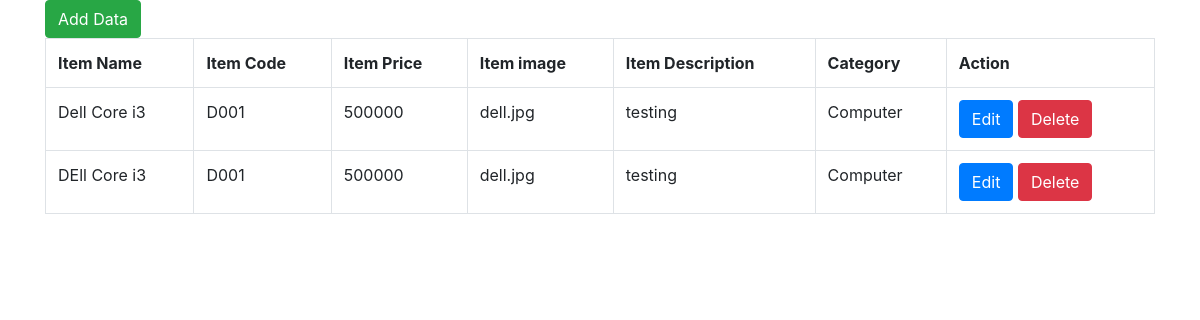
Before: / with the older database file.
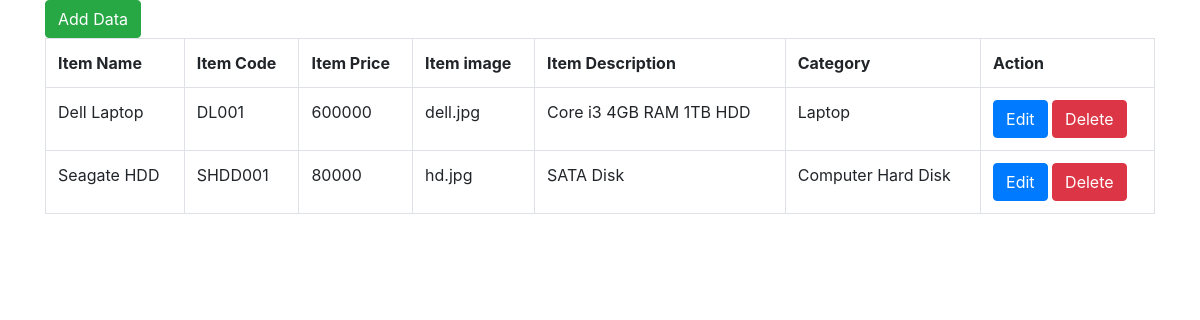
After: the same page with the newer database file.
### tables this page shows
CREATE TABLE `items` (
  `id` int(11) NOT NULL,
  `item_name` varchar(255) NOT NULL,
  `item_code` varchar(255) NOT NULL,
  `item_price` int(11) NOT NULL,
  `item_image` varchar(255) NOT NULL,
  `item_description` text NOT NULL,
  `item_remark` varchar(255) NOT NULL,
  `category_id` int(11) NOT NULL
);

CREATE TABLE `categories` (
  `id` int(11) NOT NULL,
  `category_name` varchar(255) NOT NULL
);

### index.php (the view, shortened to what this page needs)
<?php
    include('header.php');
    $sql = "SELECT items.*,categories.category_name FROM items INNER JOIN categories ON items.category_id = categories.id";
    $result = mysqli_query($con,$sql);
?>
      <div class="container">
        <div class="row">
            <div class="col-md-12">
                <a href="create.php" class="btn btn-success">Add Data</a>
            </div>
        </div>
        <div class="row">
            <div class="col-md-12">
                <table class="table table-bordered">
                    <tr>
                        <th>Item Name</th>
                        <th>Item Code</th>
                        <th>Item Price</th>
                        <th>Item image</th>
                        <th>Item Description</th>
                        <th>Category</th>
                        <th>Action</th>
                    </tr>
                    <?php while($row = mysqli_fetch_assoc($result)){
                    ?>
                        <tr>
                            <td><?php echo $row['item_name'];?></td>
                            <td><?php echo $row['item_code'];?></td>
                            <td><?php echo $row['item_price'];?></td>
                            <td><?php echo $row['item_image'];?></td>
                            <td><?php echo $row['item_description'];?></td>
                            <td><?php echo $row['category_name'];?></td>
                            <td>
                                <a href="#" class="btn btn-primary">Edit</a>
                                <a href="delete.php?id=<?php echo $row['id'];?>" class="btn btn-danger">Delete</a>
                            </td>
                        </tr>
                    <?php
                    }
                    ?>
                </table>
            </div>
        </div>
      </div>
<?php include('footer.php');?>

### header.php (shortened to what this page needs)
<!doctype html>
<html lang="en">
  <head>
    <link rel="stylesheet" href="https://stackpath.bootstrapcdn.com/bootstrap/4.3.1/css/bootstrap.min.css">
  </head>
  <body>

### footer.php (shortened to what this page needs)
  </body>
</html>

Changed rows visible on the page:
removed items: item_name "Dell Core i3", item_code "D001", item_price "500000", item_image "dell.jpg", item_description "testing", category.category_name "Computer"
removed items: item_name "DEll Core i3", item_code "D001", item_price "500000", item_image "dell.jpg", item_description "testing", category.category_name "Computer"
added items: item_name "Dell Laptop", item_code "DL001", item_price "600000", item_image "dell.jpg", item_description "Core i3 4GB RAM 1TB HDD", category.category_name "Laptop"
added items: item_name "Seagate HDD", item_code "SHDD001", item_price "80000", item_image "hd.jpg", item_description "SATA Disk", category.category_name "Computer Hard Disk"
